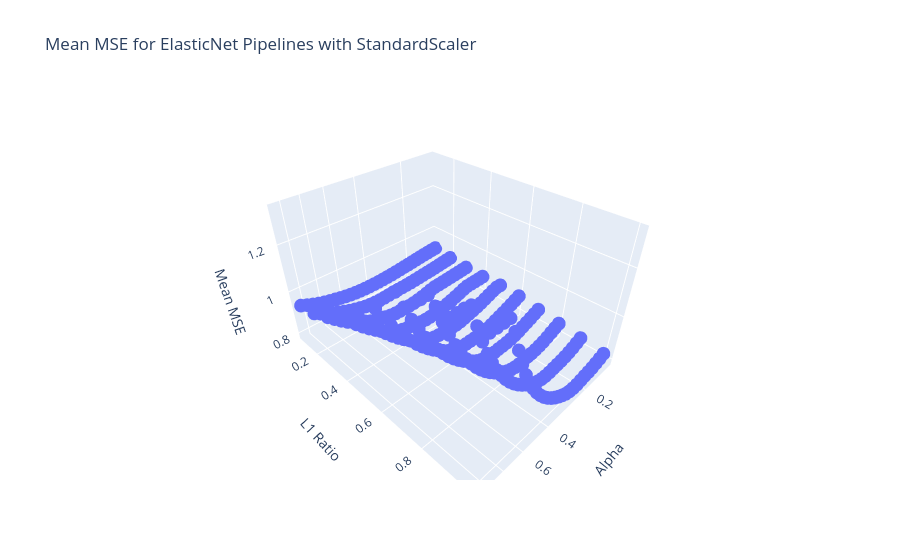
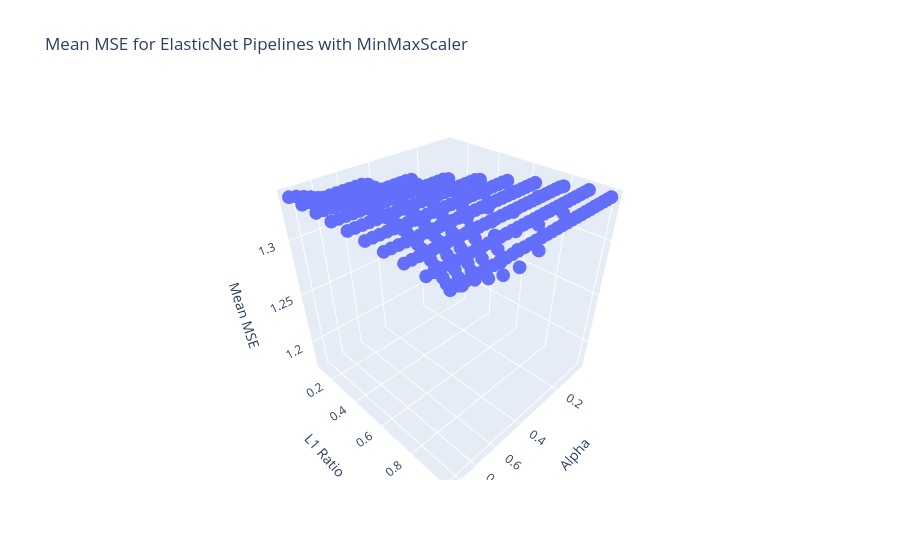
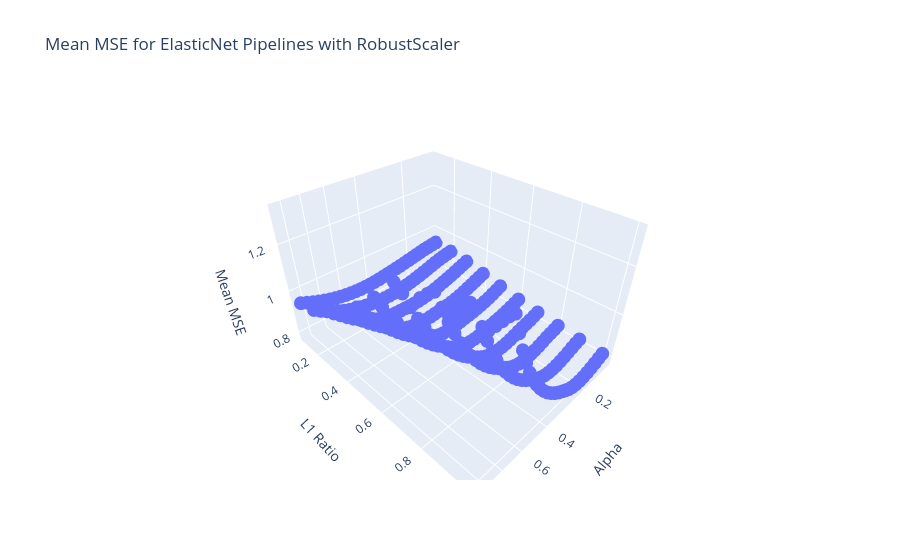

Notebook source saved alongside these figures, in order:
### Code cell
# Plotting the 3D surface plot for ElasticNet pipelines
from mpl_toolkits.mplot3d import Axes3D
import matplotlib.pyplot as plt
import plotly.graph_objects as go

for scaler in ['StandardScaler', 'MinMaxScaler', 'RobustScaler']:
    filtered_pipelines = [pipeline for pipeline in pipelines if pipeline['scaler'] == scaler and pipeline['model'] == 'ElasticNet']
    x_values = [pipeline['alpha'] for pipeline in filtered_pipelines]
    y_values = [pipeline['l1_ratio'] for pipeline in filtered_pipelines]
    z_values = [pipeline['mean_mse'] for pipeline in filtered_pipelines]

    fig = go.Figure(data=[go.Scatter3d(z=z_values, x=x_values, y=y_values, mode='markers')])

    fig.update_layout(title=f'Mean MSE for ElasticNet Pipelines with {scaler}', 
                      scene=dict(
                        xaxis_title='Alpha',
                        yaxis_title='L1 Ratio',
                        zaxis_title='Mean MSE', 
                        xaxis_type='log',
                        yaxis_type='linear',
                        zaxis_type='linear',
                      ))
    fig.show()

### Figure 1 — Plotly figure (JSON) as saved in the notebook; plotly's stock layout.template omitted (floating-point values rounded to 4 significant figures; data arrays with more than 128 entries replaced by an {"elided": "..."} marker saying what was removed)
{"data": [{"mode": "markers", "type": "scatter3d", "x": {"elided": "300 float values"}, "y": {"elided": "300 float values"}, "z": {"elided": "300 float values"}}], "layout": {"scene": {"xaxis": {"title": {"text": "Alpha"}, "type": "log"}, "yaxis": {"title": {"text": "L1 Ratio"}, "type": "linear"}, "zaxis": {"title": {"text": "Mean MSE"}, "type": "linear"}}, "title": {"text": "Mean MSE for ElasticNet Pipelines with StandardScaler"}}}

### Figure 2 — Plotly figure (JSON) as saved in the notebook; plotly's stock layout.template omitted (floating-point values rounded to 4 significant figures; data arrays with more than 128 entries replaced by an {"elided": "..."} marker saying what was removed)
{"data": [{"mode": "markers", "type": "scatter3d", "x": {"elided": "300 float values"}, "y": {"elided": "300 float values"}, "z": {"elided": "300 float values"}}], "layout": {"scene": {"xaxis": {"title": {"text": "Alpha"}, "type": "log"}, "yaxis": {"title": {"text": "L1 Ratio"}, "type": "linear"}, "zaxis": {"title": {"text": "Mean MSE"}, "type": "linear"}}, "title": {"text": "Mean MSE for ElasticNet Pipelines with MinMaxScaler"}}}

### Figure 3 — Plotly figure (JSON) as saved in the notebook; plotly's stock layout.template omitted (floating-point values rounded to 4 significant figures; data arrays with more than 128 entries replaced by an {"elided": "..."} marker saying what was removed)
{"data": [{"mode": "markers", "type": "scatter3d", "x": {"elided": "300 float values"}, "y": {"elided": "300 float values"}, "z": {"elided": "300 float values"}}], "layout": {"scene": {"xaxis": {"title": {"text": "Alpha"}, "type": "log"}, "yaxis": {"title": {"text": "L1 Ratio"}, "type": "linear"}, "zaxis": {"title": {"text": "Mean MSE"}, "type": "linear"}}, "title": {"text": "Mean MSE for ElasticNet Pipelines with RobustScaler"}}}
